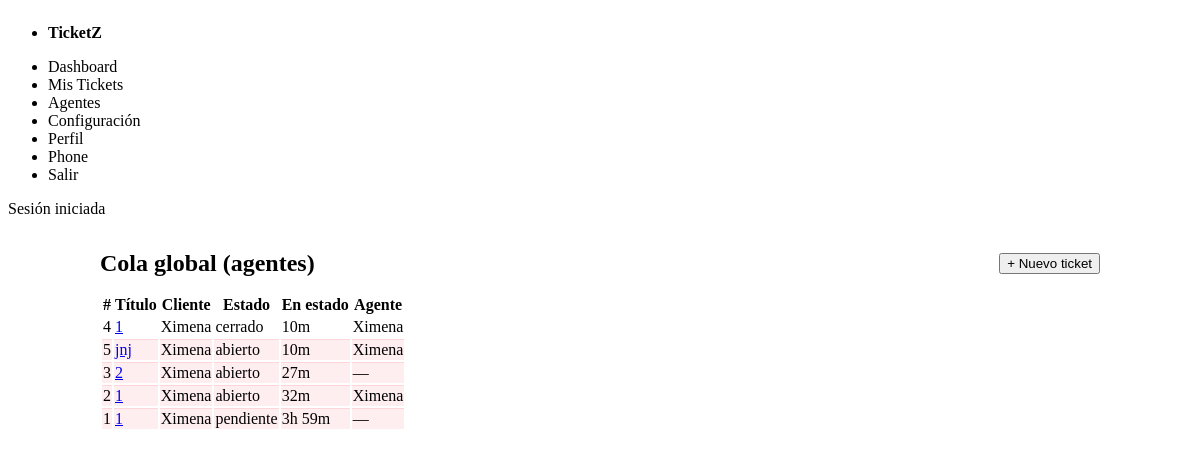
Page /?page=dashboard (signed in) on the committed database.
### tables this page shows
CREATE TABLE tickets(
        id INTEGER PRIMARY KEY AUTOINCREMENT,
        user_id INTEGER NOT NULL REFERENCES users(id) ON DELETE CASCADE,
        agent_id INTEGER REFERENCES users(id),
        title TEXT NOT NULL,
        category TEXT NOT NULL,
        priority TEXT NOT NULL,
        status TEXT NOT NULL DEFAULT "abierto",
        description TEXT,
        created_at INTEGER NOT NULL,
        updated_at INTEGER NOT NULL
    );

### app/auth.php (called while the page is built, shortened)
<?php
function current_user(): ?array { return $_SESSION['user'] ?? null; }

### app/bootstrap.php (called while the page is built, shortened)
<?php
require_once __DIR__ . '/util.php';
require_once __DIR__ . '/db.php';
require_once __DIR__ . '/auth.php';
require_once __DIR__ . '/models.php';
$user = current_user();
?>

### app/models.php (called while the page is built, shortened)
<?php
function list_all_tickets(?string $state=null): array {
    $sql='SELECT t.*, u.name AS user_name, a.name AS agent_name FROM tickets t
          JOIN users u ON u.id=t.user_id
          LEFT JOIN users a ON a.id=t.agent_id';
    $where=''; $params=[];
    $sql.=$where.' ORDER BY t.updated_at DESC';
    $st=db()->prepare($sql); $st->execute($params);
    return $st->fetchAll(PDO::FETCH_ASSOC);
}

### app/db.php (called while the page is built, shortened)
<?php
function db(): PDO {
    static $pdo = null;
    if ($pdo) return $pdo;
    $dsn = 'sqlite:' . DB_FILE;
    try {
        $pdo = new PDO($dsn);
        $pdo->setAttribute(PDO::ATTR_ERRMODE, PDO::ERRMODE_EXCEPTION);
        $pdo->exec('PRAGMA foreign_keys = ON');
        return $pdo;
    } catch (PDOException $e) {
        http_response_code(500);
        $msg = "No se pudo abrir la base de datos SQLite en: " . DB_FILE . "\\nError: " . $e->getMessage();
        echo nl2br(htmlspecialchars($msg, ENT_QUOTES | ENT_SUBSTITUTE, 'UTF-8'));
        exit;
    }
}

### public/index.php (the view, shortened to what this page needs)
<?php
require_once __DIR__ . '/../app/bootstrap.php';
$page   = $_GET['page'] ?? 'home';
function human_duration(int $seconds): string {
    if ($seconds < 3600) return intval($seconds/60).'m';
    if ($seconds < 86400) return intval($seconds/3600).'h '.intval(($seconds%3600)/60).'m';
    return intval($seconds/86400).'d';
}
if ($page === 'dashboard') {
    $all  = ($user['role']==='agent' || $user['role']==='admin') ? list_all_tickets($_GET['f'] ?? null) : [];
    render_header('Dashboard', $user);
    echo '<section class="auth-center">
      <style>
        .auth-center{min-height:calc(100vh - 120px);display:flex;align-items:flex-start;justify-content:center;padding:2rem 1rem}
        .auth-center .card{max-width:1000px;width:100%}
        .dash-head{display:flex;justify-content:space-between;align-items:center;gap:1rem;margin-bottom:1rem}
        .row-stale { background:#ffeef0; }
        .row-stale td { border-top:1px solid #ffd5d9; }
        .cell-age { white-space:nowrap; font-variant-numeric: tabular-nums; }
      </style>
      <article class="card">
        <div class="dash-head">
          <h2 style="margin:0">Cola global (agentes)</h2>
          <button id="btnNewTicket" class="btn-primary">+ Nuevo ticket</button>
        </div>';
    if ($all && count($all)>0) {
        echo '<div class="table-scroll"><table>
          <thead><tr><th>#</th><th>Título</th><th>Cliente</th><th>Estado</th><th>En estado</th><th>Agente</th></tr></thead><tbody>';
        foreach (array_slice($all,0,50) as $t) {
            $ageSec = time() - (int)$t['updated_at'];
            $since  = human_duration($ageSec);
            $isStale = ($t['status'] !== 'cerrado' && $ageSec >= 600) ? ' row-stale' : '';
            echo '<tr class="'.$isStale.'">
              <td>'.(int)$t['id'].'</td>
              <td><a href="?page=ticket&id='.(int)$t['id'].'">'.e($t['title']).'</a></td>
              <td>'.e($t['user_name']).'</td>
              <td><span class="badge status-'.e($t['status']).'">'.e($t['status']).'</span></td>
              <td class="cell-age">'.$since.'</td>
              <td>'.e($t['agent_name']??'—').'</td>
            </tr>';
        }
        echo '</tbody></table></div>';
    } else {
        echo '<p class="small">Sin tickets globales o no eres agente.</p>';
    }
    echo '  </article>
      <dialog id="dlgNewTicket" class="modal">
        <article>
          <header style="display:flex;justify-content:space-between;align-items:center">
            <h3 style="margin:0">Nuevo ticket</h3>
            <button aria-label="Cerrar" id="closeDlg" class="secondary">✕</button>
          </header>
          <form method="post" action="?action=new_ticket">'.form_csrf().'
            <label>Título<input name="title" required></label>
            <div class="grid-2">
              <label>Categoría<select name="category">
                  <option>General</option><option>Acceso</option><option>Hardware</option><option>Software</option>
              </select></label>
              <label>Prioridad<select name="priority">
                  <option>baja</option><option selected>media</option><option>alta</option>
              </select></label>
            </div>
            <label>Descripción<textarea name="description"></textarea></label>
            <footer style="display:flex;gap:.5rem;justify-content:flex-end">
              <button type="button" id="cancelDlg" class="secondary">Cancelar</button>
              <button type="submit" class="btn-primary">Crear</button>
            </footer>
          </form>
        </article>
      </dialog>
      <script>
        (function(){
          const btn = document.getElementById("btnNewTicket");
          const dlg = document.getElementById("dlgNewTicket");
          const close = document.getElementById("closeDlg");
          const cancel = document.getElementById("cancelDlg");
          if(btn && dlg){
            btn.addEventListener("click", ()=> dlg.showModal());
            [close,cancel].forEach(b=> b && b.addEventListener("click", ()=> dlg.close()));
          }
        })();
      </script>
    </section>';
    render_footer(); exit;
}

### app/util.php (shortened to what this page needs)
<?php
function e(string $s): string { return htmlspecialchars($s, ENT_QUOTES | ENT_SUBSTITUTE, 'UTF-8'); }
function flash(string $key, ?string $msg = null) {
    if ($msg === null) {
        $m = $_SESSION['_flash'][$key] ?? null;
        return $m;
    }
}
function get_theme(): string {
    $u = $_SESSION['user'] ?? null;
    return $u['theme'] ?? 'light';
}
function render_header(string $title, ?array $user) {
$theme = get_theme();
echo '<!DOCTYPE html><html lang="es" data-theme="'.e($theme).'"><head>
<meta charset="utf-8"><meta name="viewport" content="width=device-width,initial-scale=1">
<title>'.e($title).'</title>
<link rel="stylesheet" href="https://unpkg.com/@picocss/pico@2/css/pico.min.css">
<link rel="stylesheet" href="assets/style.css">
<link rel="preconnect" href="https://fonts.googleapis.com"><link rel="preconnect" href="https://fonts.gstatic.com" crossorigin>
<link href="https://fonts.googleapis.com/css2?family=Inter:wght@400;600;700&display=swap" rel="stylesheet">
</head><body>
<header class="container">
  <nav>
    <ul><li><strong>TicketZ</strong></li></ul>
    <ul>';
    if ($user) {
        echo '<li><a href="?page=dashboard">Dashboard</a></li>
              <li><a href="?page=tickets">Mis Tickets</a></li>
              <li><a href="?page=agents">Agentes</a></li>
              <li><a href="?page=settings">Configuración</a></li>
              <li><a href="?page=profile">Perfil</a></li>
              <li><a href="?page=phone" target="_blank">Phone</a></li>
              <li><a class="contrast" href="?action=logout">Salir</a></li>';
    } else {
        echo '<li><a href="?page=home">Inicio</a></li>
              <li><a href="?page=login">Entrar</a></li>
              <li><a href="?page=register">Registro</a></li>';
    }
echo '</ul></nav></header><main class="container content">';
$m = flash('msg'); if ($m) { echo '<article class="msg">'.$m.'</article>'; }
}
function render_footer() {
    echo '</main><footer class="container"></footer>
<script>
document.querySelectorAll("[data-theme-toggle]").forEach(b=>{
  b.addEventListener("click",()=>{
    const cur=document.documentElement.getAttribute("data-theme")==="dark"?"light":"dark";
    document.documentElement.setAttribute("data-theme",cur);
    fetch("?action=theme&v="+cur,{method:"POST",headers:{ "Content-Type":"application/x-www-form-urlencoded" },body:"csrf=<?php echo e(csrf_token()); ?>&theme="+cur});
  });
});
</script>
</body></html>';
}

### public/assets/style.css (style rules this page uses)
:root { --brand: #7c4b2b; --brand-2: #f4e6d6; --brand-3: #f7f2ea; }
html, body { overflow: auto !important; }
header nav a { color: inherit !important; text-decoration: none !important; }

### public/index.php (style rules this page uses)
.auth-center { min-height:calc(100vh - 120px);display:flex;align-items:flex-start;justify-content:center;padding:2rem 1rem }
.auth-center .card { max-width:1000px;width:100% }
.dash-head { display:flex;justify-content:space-between;align-items:center;gap:1rem;margin-bottom:1rem }
.row-stale { background:#ffeef0; }
.row-stale td { border-top:1px solid #ffd5d9; }
.cell-age { white-space:nowrap; font-variant-numeric: tabular-nums; }

### rows in the picture
tickets: id "4", title "1", user_name "Ximena", status "cerrado", updated_at "10m", agent_name "Ximena"
tickets: id "5", title "jnj", user_name "Ximena", status "abierto", updated_at "10m", agent_name "Ximena"
tickets: id "3", title "2", user_name "Ximena", status "abierto", updated_at "27m", agent_name "—"
tickets: id "2", title "1", user_name "Ximena", status "abierto", updated_at "32m", agent_name "Ximena"
tickets: id "1", title "1", user_name "Ximena", status "pendiente", updated_at "3h 59m", agent_name "—"

### other values in the picture
$m "Sesión iniciada"
